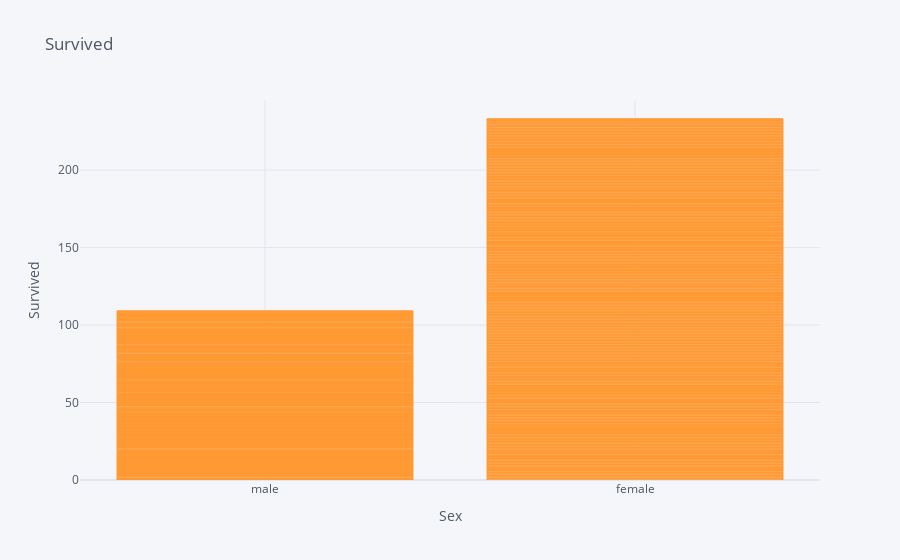

Write notebook code for a chart like this one.
### Code cell
titanic.iplot(kind = 'bar', x = 'sex', y = 'survived', title = 'Survived', xTitle = 'Sex', yTitle = 'Survived')

### Figure 1 — Plotly figure (JSON) as saved in the notebook; plotly's stock layout.template omitted (floating-point values rounded to 4 significant figures; data arrays with more than 128 entries replaced by an {"elided": "..."} marker saying what was removed)
{"data": [{"marker": {"color": "rgba(255, 153, 51, 0.6)", "line": {"color": "rgba(255, 153, 51, 1.0)", "width": 1}}, "name": "survived", "orientation": "v", "text": "", "type": "bar", "x": {"elided": "891 str values"}, "y": {"elided": "891 int values"}}], "layout": {"legend": {"bgcolor": "#F5F6F9", "font": {"color": "#4D5663"}}, "paper_bgcolor": "#F5F6F9", "plot_bgcolor": "#F5F6F9", "title": {"font": {"color": "#4D5663"}, "text": "Survived"}, "xaxis": {"gridcolor": "#E1E5ED", "showgrid": true, "tickfont": {"color": "#4D5663"}, "title": {"font": {"color": "#4D5663"}, "text": "Sex"}, "zerolinecolor": "#E1E5ED"}, "yaxis": {"gridcolor": "#E1E5ED", "showgrid": true, "tickfont": {"color": "#4D5663"}, "title": {"font": {"color": "#4D5663"}, "text": "Survived"}, "zerolinecolor": "#E1E5ED"}}}
